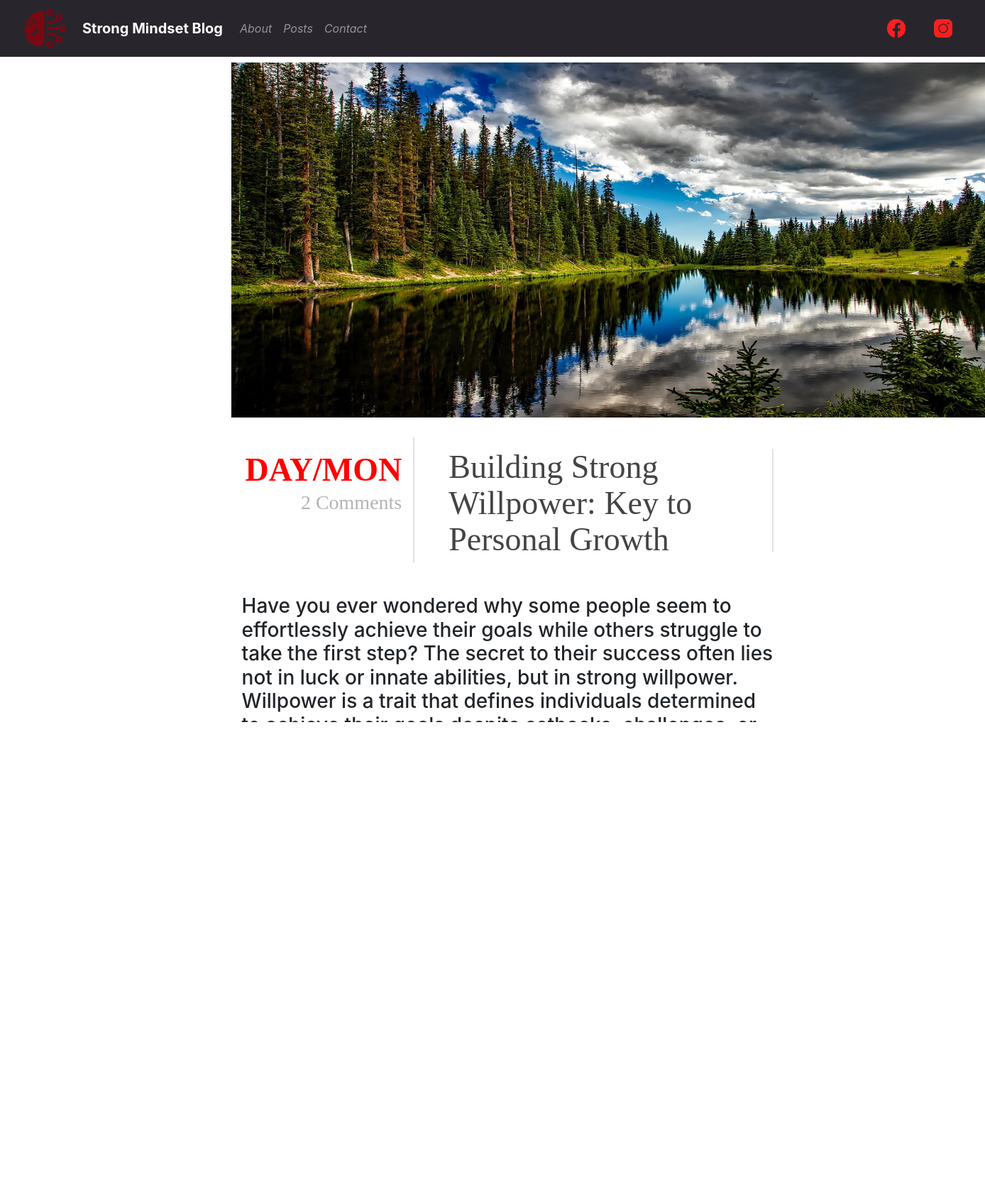
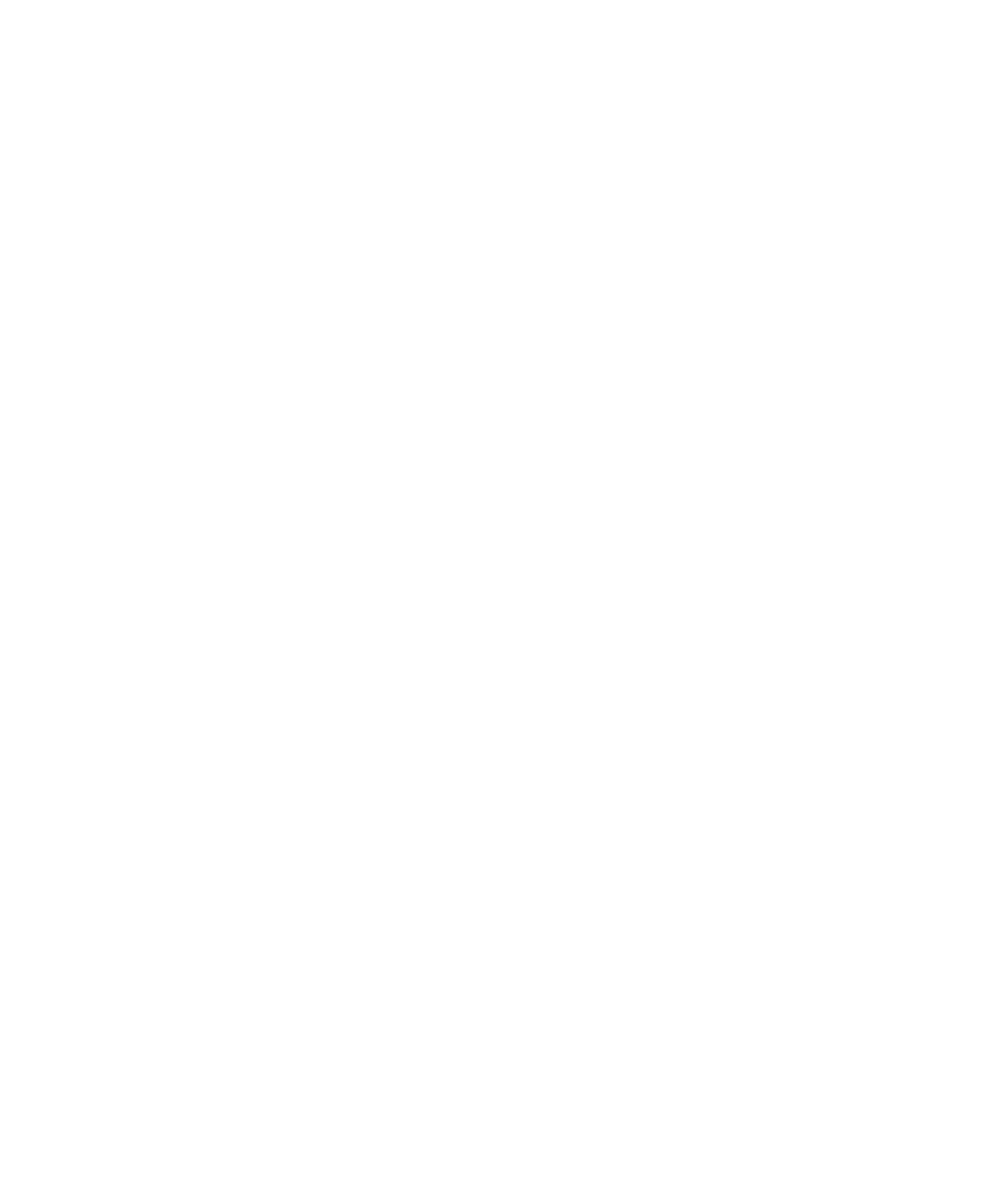
The app's page /post/4 with its own data (2 pictures, top to bottom).
### posts/models.py (models this page shows, shortened)
class Post(models.Model):
    title = models.CharField(max_length=200)
    description = RichTextField()
    photo = models.ImageField(upload_to='photos/')
    author = models.ForeignKey(User, on_delete=models.CASCADE)
    date = models.DateTimeField()

class Comment(models.Model):
    post = models.ForeignKey(Post, related_name='comments', on_delete=models.CASCADE)
    author = models.ForeignKey(User, on_delete=models.CASCADE, null=True)
    contents = models.TextField()

### posts/views.py (the view)
# urls.py: path("post/<int:id>", views.post_handle, name='post_handle' ),
def post_handle(request, id):
    try:
        post = Post.objects.get(id=id)
    except:
        post = None
    if request.method == 'POST':
        form = CommentsForm(request.POST)
        if form.is_valid():
            comment = form.save(commit=False)
            print(f"User: {request.user}")  # Debugging: print user
            comment.author = request.user
            comment.post = post
            comment.save()
            return redirect('post_handle', id=id)
    else:
        form = CommentsForm()
    return render(request, "post_main.html", {'post': post, 'form': form})

### posts/forms.py
class CommentsForm(forms.ModelForm):
    class Meta:
        model = Comment
        fields = [ 'contents']
        widgets = {
            'contents':forms.Textarea(attrs={'class':'form-control', 'placeholder': 'Write your comment here...'})
        }

### templates/post_main.html (shortened to what this page needs)
{% extends 'base.html' %}
{% load static %}
{% load crispy_forms_tags %}
{% block content %}
<div class="content ml-5 pl-5 mx-auto" style="width: 60%;">
    <div class="card">
        <img src="{% static post.photo %}" style="height: 500px; width: 1090px;" class="text-center mt-2  mb-2">
        <div class="card-body">
            <div class="d-flex flex-row justify-content-center">
                <div class="flex-sm-fill">
                    <span style="color: red;" class="big_red_date">DAY/MON</span>
                    <span class="comments_caption" style="font-size:28px; margin-left: 5px;">{{post.comments.count}} Comments</span>
                </div>
                <span class=" border border-right ml-3"></span>
                <div class="flex-xxl-fill ml-5">
                    <h3 class="post_title mt-3 a_post_title">{{post.title}}</h3>
                </div>
                <span class=" border border-bottom ml-1 mt-3 mb-3"></span>
            </div>
        </div>
    </div>
    <div class="container">
        <h3 class="mt-4 mb-4">{{post.description}}</h3>
    </div>
    <span class="border-bottom border-1 border-dark d-block my-2"></span>
    <h3 style="color: rgb(247, 90, 90);" class="mt-3 ml-2 mb-4"> Comments: </h3>
    <div class="comments mt-5 mb-5 text-center">
        {% for comment in post.comments.all %}
        <div class="d-flex flex-row justify-content-center mb-4 mt-2" style="background-color: rgb(238, 238, 238);">
            <div class="flex-sm-fill mt-2">
                <img src="{% static 'photos/user_photo.png' %}">
            </div>
            <div class="flex-xxl-fill ml-5 text-start mt-2">
                <h4>{{ comment.author }}</h4>
                <p>{{ comment.contents }}</p>
            </div>
        </div>
        {% endfor %}
        <form method="post" class="form-group mt-5">
            {{form|crispy}}
            <button type="submit" class="btn btn-outline-secondary w-100 ">Add Comment</button>
        </form>
    </div>
    <div class="d-flex flex-row justify-content-center mb-4 mt-2">
        <div class="flex-md-fill mt-2">
            <a href="{% url 'post_create'%}">
                <button class="btn btn-danger w-50" >Create New Post</button>
            </a>
         </div>
         <div class="flex-md-fill  text-center mt-2">
            <form method="post" action="{% url 'post_edit' post.id %}">
                <button type="submit" value="Edit" name="Edit" class="btn btn-danger w-50" >Edit This Post</button>
            </form>
        </div>
        <div class="flex-md-fill ml-5 text-end mt-2">
            <form method="post" action="{% url 'post_delete' post.id %}">
                <button type="submit" value="Delete" name="Delete" class="btn btn-danger w-50" >Delete This Post</button>
            </form>
        </div>
    </div>
</div>
{% endblock %}

### templates/base.html (shortened to what this page needs)
<!DOCTYPE html>
<html lang="en">
<head>
    {% load static %}
    {% load bootstrap5 %}
    {% bootstrap_css %}
    <link rel="stylesheet" href="https://stackpath.bootstrapcdn.com/bootstrap/4.5.2/css/bootstrap.min.css">
    <link rel="stylesheet" href="{% static 'style.css' %}">
</head>
<body>
    {% include 'header.html' %}
    {% block content %}
    {% endblock %}
    {% include 'footer.html' %}
</body>
</html>

### templates/header.html (shortened to what this page needs)
<nav class="navbar navbar-expand-lg navbar-dark" style="background-color: #28262c;" >
    {% load static %}
    <img src="{% static 'photos/mind1.png' %}" alt="Programmer " class="ml-2 pl-2" >
   <a class="navbar-brand font-weight-bold" style=" margin-left: 20px;" href="/">Strong Mindset Blog</a>
   <div class="collapse navbar-collapse" id="navbarNav">
       <ul class="navbar-nav font-italic">
         <li class="nav-item "><a class="nav-link" href="/#About">About</a></li>
         <li class="nav-item"><a class="nav-link" href="/#Posts">Posts</a></li>
         <li class="nav-item"><a class="nav-link" href="/#Contact">Contact</a></li>
       </ul>
       <ul class="navbar-nav ml-auto">
           <li class="nav-item"><a class="nav-link" href="https://www.facebook.com/" target="_blank"><img src="{% static 'photos/facebook.png' %}" width="30" height="30"
                                                                  class="d-inline-block align-top" alt=""></a></li>
           <li class="nav-item" style=" margin-left: 20px; margin-right: 20px;"><a class="nav-link" href="https://www.instagram.com/" target="_blank"><img src="{% static 'photos/instagram.png' %}" width="30" height="30"
                                                                      class="d-inline-block align-top" alt=""></a></li>
       </ul>
   </div>
</nav>

### templates/footer.html (shortened to what this page needs)
<div class="footer" style="background-color: #28262c;">
  {% load static %}
    <div>
      <h1 class="text-center  pt-4" id="title_footer" style="color: aliceblue;">
      </h1>
      <h4 class="text-center pt-4 pb-4" id="text_footer" style="color: aliceblue;">
      </h4>
      <div class="container text-center">
        <div class="col pb-4">
          <a href="https://www.facebook.com/" style=" margin-right: 40px;" target="_blank"><img src="{% static 'photos/facebook.png' %}"  href=""></a>
          <a href="https://www.instagram.com/" style=" margin-right: 40px;" target="_blank"><img src="{% static 'photos/instagram.png' %}" ></a>
          <a href="https://www.twitter.com/" target="_blank"><img src="{% static 'photos/twitter.png' %}"></a>
        </div>
      </div>
    </div>
  </div>
</body>
</html>

### static/style.css (style rules this page uses)
.big_red_date { margin-top: 20px; display: block; text-transform: uppercase; font-family: 'Brush Script MT', cursive; color: #ed1c24; font-size: 46px; line-height: 51px; font-weight: bold; }
.comments_caption { float: right; font-weight: 400; font-family: Antonio-Light !important; color: #b4b4b4 !important; }
.post_title { font-family: Antonio-Regular; color: #444; font-size: 46px; line-height: 51px; margin-top: 0; }
.a_post_title { color: #444; }
.card { border: none; }

### records on screen
Post: photo (picture), comments.count "2", title "Building Strong Willpower: Key to Personal Growth", description "Have you ever wondered why some people seem to effortlessly achieve their goals while others struggle to take the first step? The secret to their success often lies not in luck or innate abilities, but in strong willpower. Willpower is a trait that defines individuals determined to achieve their goals despite setbacks, challenges, or even their own doubts. It is a fundamental quality not only in the process of personal development but also in everyday life. Understanding Willpower Willpower isn't just about stubbornness or sticking to one's guns. It's the ability to control one's thoughts, emotions, and actions toward defined objectives, even in the face of adversity. It also involves…"
